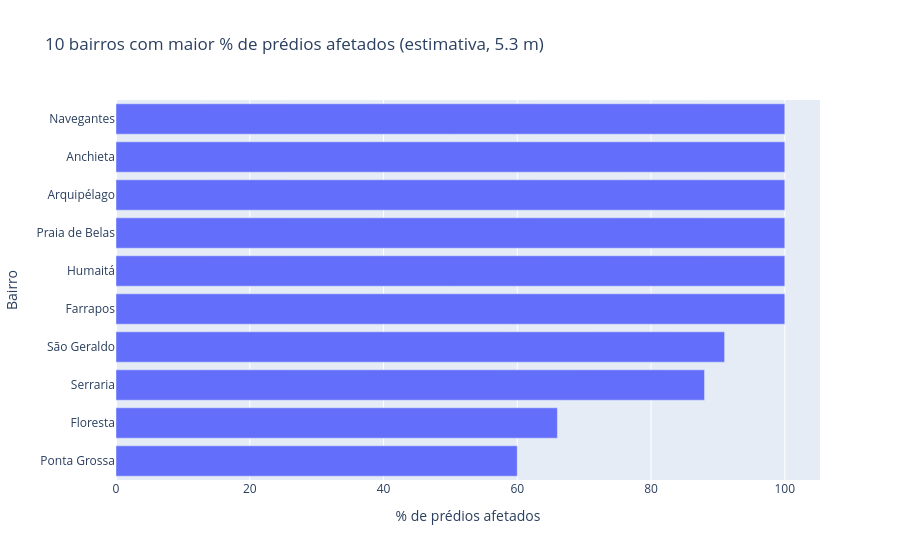

Notebook cell for this chart:
### Markdown cell above
### Gráfico 1: população afetada por nível do Guaíba

A população afetada estimada cresce de forma contínua com o nível: cerca de 35 mil pessoas em 3,0 m, 140 mil em 5,35 m (nível do pico de maio de 2024) e 275 mil em 10,0 m. Não há saltos bruscos após a limpeza dos dados. Já há população afetada em 3,0 m, o que é coerente com bairros como o Arquipélago, que tem quase todos os prédios afetados desde os níveis mais baixos.

### Code cell
top10 = (df_limpo[df_limpo["nivel_m"] == NIVEL]
         .sort_values("percentage", ascending=False)
         .head(10))

fig = px.bar(top10, x="percentage", y="bairro", orientation="h",
             title=f"10 bairros com maior % de prédios afetados (estimativa, {NIVEL} m)",
             labels={"percentage": "% de prédios afetados", "bairro": "Bairro"})
fig.update_yaxes(autorange="reversed")
fig.show()

### Figure 1 — Plotly figure (JSON) as saved in the notebook; plotly's stock layout.template omitted (floating-point values rounded to 4 significant figures)
{"data": [{"hovertemplate": "% de prédios afetados=%{x}<br>Bairro=%{y}<extra></extra>", "legendgroup": "", "marker": {"color": "#636efa", "pattern": {"shape": ""}}, "name": "", "orientation": "h", "showlegend": false, "textposition": "auto", "type": "bar", "x": [100, 100, 100, 100, 100, 100, 91, 88, 66, 60], "xaxis": "x", "y": ["Navegantes", "Anchieta", "Arquipélago", "Praia de Belas", "Humaitá", "Farrapos", "São Geraldo", "Serraria", "Floresta", "Ponta Grossa"], "yaxis": "y"}], "layout": {"barmode": "relative", "legend": {"tracegroupgap": 0}, "title": {"text": "10 bairros com maior % de prédios afetados (estimativa, 5.3 m)"}, "xaxis": {"anchor": "y", "domain": [0, 1], "title": {"text": "% de prédios afetados"}}, "yaxis": {"anchor": "x", "autorange": "reversed", "domain": [0, 1], "title": {"text": "Bairro"}}}}
